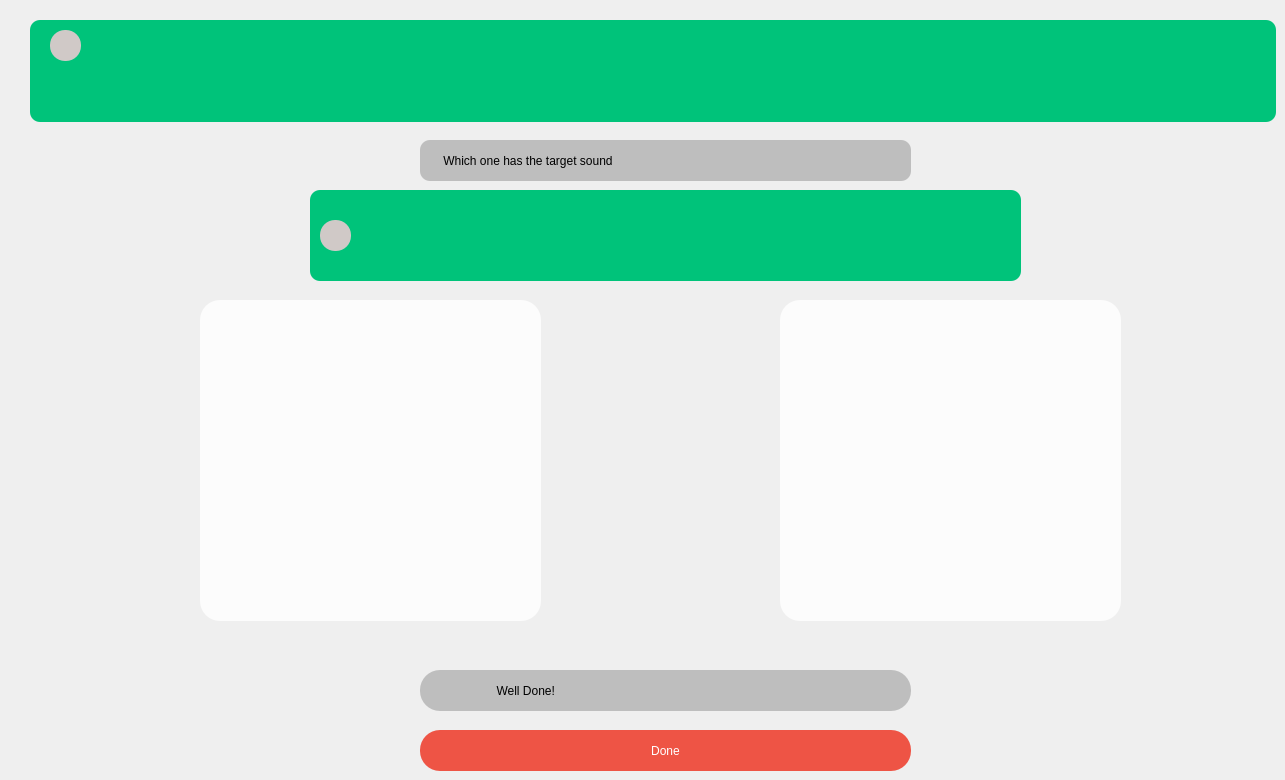
    <widget class="QWidget" name="exform">
     <widget class="QPushButton" name="B2">
      <property name="geometry">
       <rect>
        <x>780</x>
        <y>300</y>
        <width>341</width>
        <height>321</height>
       </rect>
      </property>
      <property name="styleSheet">
       <string notr="true">background-color: rgb(252, 252, 252);
border-radius: 20px 20px 35px 35px;
opacity: 1;</string>
      </property>
      <property name="text">
       <string/>
      </property>
     </widget>
     <widget class="QPushButton" name="backbutton_3">
      <property name="geometry">
       <rect>
        <x>50</x>
        <y>30</y>
        <width>31</width>
        <height>31</height>
       </rect>
      </property>
      <property name="styleSheet">
       <string notr="true">border-radius: 15px 15px 35px 35px;
background-color: rgb(208, 201, 199);</string>
      </property>
      <property name="text">
       <string/>
      </property>
      <property name="icon">
       <iconset>
        <normaloff>images/back.png</normaloff>images/back.png</iconset>
      </property>
     </widget>
     <widget class="QPushButton" name="B1">
      <property name="geometry">
       <rect>
        <x>200</x>
        <y>300</y>
        <width>341</width>
        <height>321</height>
       </rect>
      </property>
      <property name="styleSheet">
       <string notr="true">background-color: rgb(252, 252, 252);
border-radius: 20px 20px 35px 35px;
opacity: 1;</string>
      </property>
      <property name="text">
       <string/>
      </property>
     </widget>
     <widget class="QLabel" name="soundname_4">
      <property name="geometry">
       <rect>
        <x>30</x>
        <y>20</y>
        <width>1246</width>
        <height>102</height>
       </rect>
      </property>
      <property name="styleSheet">
       <string notr="true">background: rgb(0, 195, 122);
border-radius: 10px 10px 20px 20px;
opacity: 1;</string>
      </property>
      <property name="text">
       <string/>
      </property>
     </widget>
     <widget class="QLabel" name="label_7">
      <property name="geometry">
       <rect>
        <x>420</x>
        <y>140</y>
        <width>491</width>
        <height>41</height>
       </rect>
      </property>
      <property name="styleSheet">
       <string notr="true">border-radius: 10px 10px 20px 20px;
font: 16pt &quot;MS Shell Dlg 2&quot;;
background-color: rgb(190, 190, 190);
opacity: 1;</string>
      </property>
      <property name="text">
       <string>       Which one has the target sound</string>
      </property>
     </widget>
     <widget class="QLabel" name="label_12">
      <property name="geometry">
       <rect>
        <x>420</x>
        <y>670</y>
        <width>491</width>
        <height>41</height>
       </rect>
      </property>
      <property name="styleSheet">
       <string notr="true">border-radius: 20px 20px 35px 35px;
font: 16pt &quot;MS Shell Dlg 2&quot;;
background-color: rgb(190, 190, 190);
opacity: 1;</string>
      </property>
      <property name="text">
       <string>                       Well Done!</string>
      </property>
     </widget>
     <widget class="QPushButton" name="nextbutton">
      <property name="geometry">
       <rect>
        <x>420</x>
        <y>730</y>
        <width>491</width>
        <height>41</height>
       </rect>
      </property>
      <property name="styleSheet">
       <string notr="true">border-radius: 20px 20px 35px 35px;
background-color: rgb(238, 84, 69);
color: rgb(255, 0, 0);

color: rgb(255, 255, 255);

font: 75 16pt &quot;MS Shell Dlg 2&quot;;</string>
      </property>
      <property name="text">
       <string>Done</string>
      </property>
     </widget>
     <widget class="QLabel" name="wordname">
      <property name="geometry">
       <rect>
        <x>310</x>
        <y>190</y>
        <width>711</width>
        <height>91</height>
       </rect>
      </property>
      <property name="styleSheet">
       <string notr="true">background: rgb(0, 195, 122);
border-radius: 10px 10px 20px 20px;
opacity: 1;</string>
      </property>
      <property name="text">
       <string/>
      </property>
     </widget>
     <widget class="QPushButton" name="Sbutton">
      <property name="geometry">
       <rect>
        <x>320</x>
        <y>220</y>
        <width>31</width>
        <height>31</height>
       </rect>
      </property>
      <property name="styleSheet">
       <string notr="true">border-radius: 15px 15px 35px 35px;
background-color: rgb(208, 201, 199);</string>
      </property>
      <property name="text">
       <string/>
      </property>
      <property name="icon">
       <iconset>
        <normaloff>images/speaker-interface-audio-symbol.png</normaloff>images/speaker-interface-audio-symbol.png</iconset>
      </property>
     </widget>
     <zorder>soundname_4</zorder>
     <zorder>B2</zorder>
     <zorder>backbutton_3</zorder>
     <zorder>B1</zorder>
     <zorder>label_7</zorder>
     <zorder>label_12</zorder>
     <zorder>nextbutton</zorder>
     <zorder>wordname</zorder>
     <zorder>Sbutton</zorder>
    </widget>
